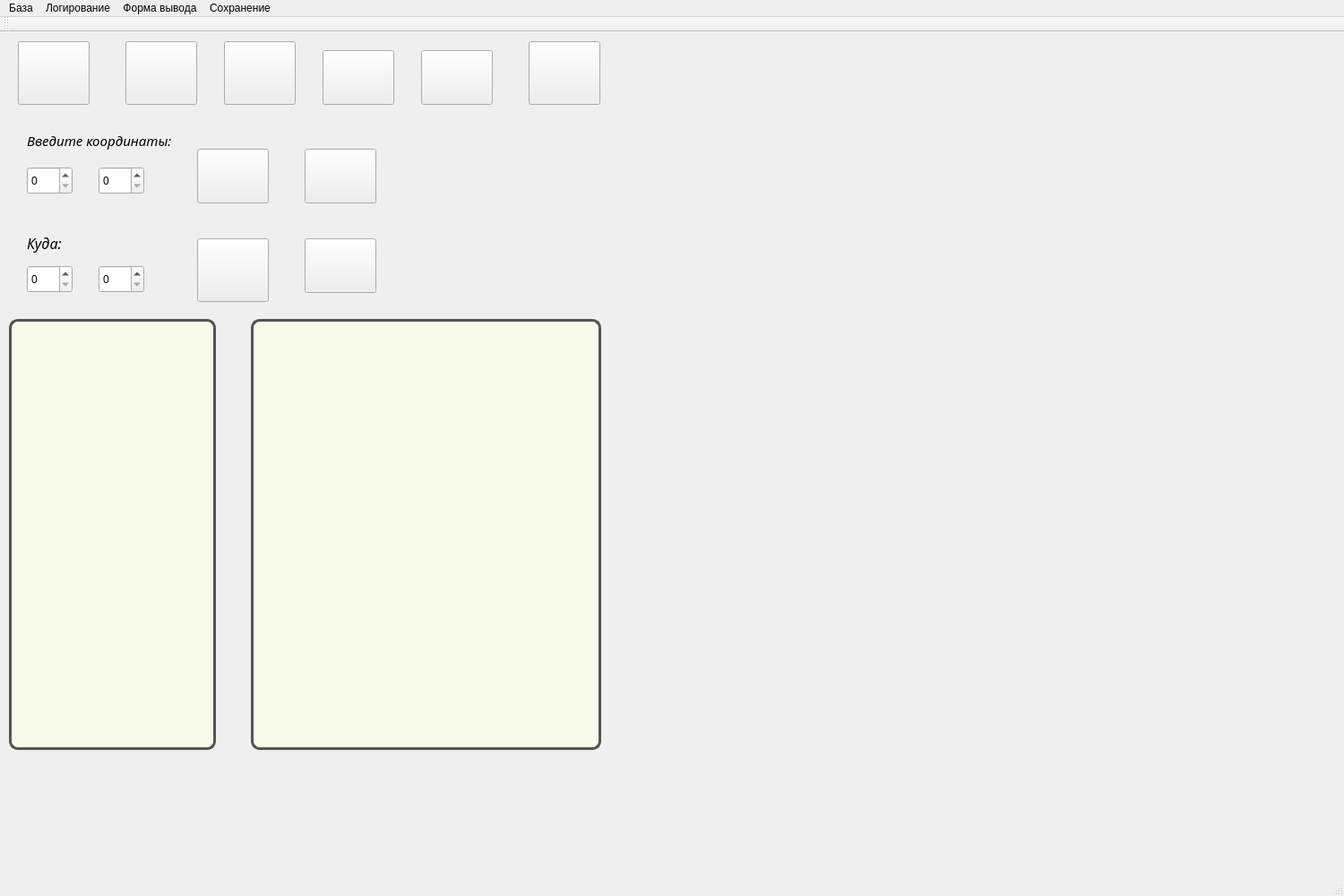
<?xml version="1.0" encoding="UTF-8"?>
<ui version="4.0">
 <class>MainWindow</class>
 <widget class="QMainWindow" name="MainWindow">
  <property name="geometry">
   <rect>
    <x>0</x>
    <y>0</y>
    <width>1500</width>
    <height>1000</height>
   </rect>
  </property>
  <property name="windowTitle">
   <string>MainWindow</string>
  </property>
  <widget class="QWidget" name="centralWidget">
   <widget class="QPushButton" name="add_green_dr">
    <property name="geometry">
     <rect>
      <x>20</x>
      <y>10</y>
      <width>80</width>
      <height>71</height>
     </rect>
    </property>
    <property name="cursor">
     <cursorShape>PointingHandCursor</cursorShape>
    </property>
    <property name="toolTip">
     <string>&lt;!DOCTYPE HTML PUBLIC &quot;-//W3C//DTD HTML 4.0//EN&quot; &quot;http://www.w3.org/TR/REC-html40/strict.dtd&quot;&gt;
&lt;html&gt;&lt;head&gt;&lt;meta name=&quot;qrichtext&quot; content=&quot;1&quot; /&gt;&lt;style type=&quot;text/css&quot;&gt;
p, li { white-space: pre-wrap; }
&lt;/style&gt;&lt;/head&gt;&lt;body style=&quot; font-family:'Georgia Pro Cond Light'; font-size:8pt; font-weight:400; font-style:normal;&quot;&gt;
&lt;p style=&quot; margin-top:12px; margin-bottom:12px; margin-left:0px; margin-right:0px; -qt-block-indent:0; text-indent:0px; background-color:#e9e8e4;&quot;&gt;&lt;span style=&quot; background-color:#e9e8e4;&quot;&gt;Добавить зеленого дракона&lt;/span&gt;&lt;/p&gt;&lt;/body&gt;&lt;/html&gt;</string>
    </property>
    <property name="styleSheet">
     <string notr="true">border-image:url(:/icons/1108_s.png)</string>
    </property>
    <property name="text">
     <string/>
    </property>
   </widget>
   <widget class="QPushButton" name="add_red_dr">
    <property name="geometry">
     <rect>
      <x>140</x>
      <y>10</y>
      <width>80</width>
      <height>71</height>
     </rect>
    </property>
    <property name="cursor">
     <cursorShape>PointingHandCursor</cursorShape>
    </property>
    <property name="toolTip">
     <string>&lt;!DOCTYPE HTML PUBLIC &quot;-//W3C//DTD HTML 4.0//EN&quot; &quot;http://www.w3.org/TR/REC-html40/strict.dtd&quot;&gt;
&lt;html&gt;&lt;head&gt;&lt;meta name=&quot;qrichtext&quot; content=&quot;1&quot; /&gt;&lt;style type=&quot;text/css&quot;&gt;
p, li { white-space: pre-wrap; }
&lt;/style&gt;&lt;/head&gt;&lt;body style=&quot; font-family:'Georgia Pro Cond Light'; font-size:8pt; font-weight:400; font-style:normal;&quot;&gt;
&lt;p style=&quot; margin-top:12px; margin-bottom:12px; margin-left:0px; margin-right:0px; -qt-block-indent:0; text-indent:0px; background-color:#e9e8e4;&quot;&gt;&lt;span style=&quot; background-color:#e9e8e4;&quot;&gt;Добавить красного дракона&lt;/span&gt;&lt;/p&gt;&lt;/body&gt;&lt;/html&gt;</string>
    </property>
    <property name="styleSheet">
     <string notr="true">border-image:url(:/icons/1118_s.png)</string>
    </property>
    <property name="text">
     <string/>
    </property>
   </widget>
   <widget class="QTextEdit" name="print">
    <property name="geometry">
     <rect>
      <x>10</x>
      <y>320</y>
      <width>231</width>
      <height>481</height>
     </rect>
    </property>
    <property name="styleSheet">
     <string notr="true">border-radius: 10%;
border: 3px solid #545454;
background-color: #f8fbea;</string>
    </property>
   </widget>
   <widget class="QSpinBox" name="set_y">
    <property name="geometry">
     <rect>
      <x>110</x>
      <y>150</y>
      <width>51</width>
      <height>31</height>
     </rect>
    </property>
   </widget>
   <widget class="QSpinBox" name="set_x">
    <property name="geometry">
     <rect>
      <x>30</x>
      <y>150</y>
      <width>51</width>
      <height>31</height>
     </rect>
    </property>
   </widget>
   <widget class="QLabel" name="label">
    <property name="geometry">
     <rect>
      <x>30</x>
      <y>105</y>
      <width>241</width>
      <height>31</height>
     </rect>
    </property>
    <property name="font">
     <font>
      <family>Georgia Pro Cond Light</family>
      <pointsize>11</pointsize>
      <italic>true</italic>
     </font>
    </property>
    <property name="text">
     <string>Введите координаты:</string>
    </property>
   </widget>
   <widget class="QPushButton" name="delete_item">
    <property name="geometry">
     <rect>
      <x>220</x>
      <y>130</y>
      <width>80</width>
      <height>61</height>
     </rect>
    </property>
    <property name="cursor">
     <cursorShape>PointingHandCursor</cursorShape>
    </property>
    <property name="toolTip">
     <string>&lt;!DOCTYPE HTML PUBLIC &quot;-//W3C//DTD HTML 4.0//EN&quot; &quot;http://www.w3.org/TR/REC-html40/strict.dtd&quot;&gt;
&lt;html&gt;&lt;head&gt;&lt;meta name=&quot;qrichtext&quot; content=&quot;1&quot; /&gt;&lt;style type=&quot;text/css&quot;&gt;
p, li { white-space: pre-wrap; }
&lt;/style&gt;&lt;/head&gt;&lt;body style=&quot; font-family:'Georgia Pro Cond Light'; font-size:8pt; font-weight:400; font-style:normal;&quot;&gt;
&lt;p style=&quot; margin-top:12px; margin-bottom:12px; margin-left:0px; margin-right:0px; -qt-block-indent:0; text-indent:0px; background-color:#e9e8e4;&quot;&gt;&lt;span style=&quot; background-color:#e9e8e4;&quot;&gt;Удалить юнита&lt;/span&gt;&lt;/p&gt;&lt;/body&gt;&lt;/html&gt;</string>
    </property>
    <property name="styleSheet">
     <string notr="true">border-image:url(:/icons/delete.png)</string>
    </property>
    <property name="text">
     <string/>
    </property>
   </widget>
   <widget class="QPushButton" name="move_unit">
    <property name="geometry">
     <rect>
      <x>220</x>
      <y>230</y>
      <width>80</width>
      <height>71</height>
     </rect>
    </property>
    <property name="cursor">
     <cursorShape>PointingHandCursor</cursorShape>
    </property>
    <property name="toolTip">
     <string>&lt;!DOCTYPE HTML PUBLIC &quot;-//W3C//DTD HTML 4.0//EN&quot; &quot;http://www.w3.org/TR/REC-html40/strict.dtd&quot;&gt;
&lt;html&gt;&lt;head&gt;&lt;meta name=&quot;qrichtext&quot; content=&quot;1&quot; /&gt;&lt;style type=&quot;text/css&quot;&gt;
p, li { white-space: pre-wrap; }
&lt;/style&gt;&lt;/head&gt;&lt;body style=&quot; font-family:'Georgia Pro Cond Light'; font-size:8pt; font-weight:400; font-style:normal;&quot;&gt;
&lt;p style=&quot; margin-top:12px; margin-bottom:12px; margin-left:0px; margin-right:0px; -qt-block-indent:0; text-indent:0px; background-color:#e9e8e4;&quot;&gt;&lt;span style=&quot; background-color:#e9e8e4;&quot;&gt;Переместить юнита&lt;/span&gt;&lt;/p&gt;&lt;/body&gt;&lt;/html&gt;</string>
    </property>
    <property name="styleSheet">
     <string notr="true">border-image:url(:/icons/move.png)</string>
    </property>
    <property name="text">
     <string/>
    </property>
   </widget>
   <widget class="QSpinBox" name="set_x1">
    <property name="geometry">
     <rect>
      <x>30</x>
      <y>260</y>
      <width>51</width>
      <height>31</height>
     </rect>
    </property>
   </widget>
   <widget class="QSpinBox" name="set_y1">
    <property name="geometry">
     <rect>
      <x>110</x>
      <y>260</y>
      <width>51</width>
      <height>31</height>
     </rect>
    </property>
   </widget>
   <widget class="QLabel" name="move_2">
    <property name="geometry">
     <rect>
      <x>30</x>
      <y>220</y>
      <width>191</width>
      <height>31</height>
     </rect>
    </property>
    <property name="font">
     <font>
      <family>Georgia Pro Cond Light</family>
      <pointsize>12</pointsize>
      <italic>true</italic>
     </font>
    </property>
    <property name="text">
     <string>Куда:</string>
    </property>
   </widget>
   <widget class="QTextEdit" name="print_item">
    <property name="geometry">
     <rect>
      <x>280</x>
      <y>320</y>
      <width>391</width>
      <height>481</height>
     </rect>
    </property>
    <property name="styleSheet">
     <string notr="true">border-radius: 10%;
border: 3px solid #545454;
background-color: #f8fbea;</string>
    </property>
   </widget>
   <widget class="QPushButton" name="add_war_fight">
    <property name="geometry">
     <rect>
      <x>250</x>
      <y>10</y>
      <width>80</width>
      <height>71</height>
     </rect>
    </property>
    <property name="cursor">
     <cursorShape>PointingHandCursor</cursorShape>
    </property>
    <property name="styleSheet">
     <string notr="true">border-image:url(:/icons/1095_s.png)</string>
    </property>
    <property name="text">
     <string/>
    </property>
   </widget>
   <widget class="QPushButton" name="add_war_ronin">
    <property name="geometry">
     <rect>
      <x>360</x>
      <y>20</y>
      <width>80</width>
      <height>61</height>
     </rect>
    </property>
    <property name="cursor">
     <cursorShape>PointingHandCursor</cursorShape>
    </property>
    <property name="styleSheet">
     <string notr="true">border-image:url(:/icons/1104_s.png)</string>
    </property>
    <property name="text">
     <string/>
    </property>
   </widget>
   <widget class="QPushButton" name="add_sen_fire">
    <property name="geometry">
     <rect>
      <x>470</x>
      <y>20</y>
      <width>80</width>
      <height>61</height>
     </rect>
    </property>
    <property name="cursor">
     <cursorShape>PointingHandCursor</cursorShape>
    </property>
    <property name="styleSheet">
     <string notr="true">border-image:url(:/icons/578_s.png)</string>
    </property>
    <property name="text">
     <string/>
    </property>
   </widget>
   <widget class="QPushButton" name="add_sen_lion">
    <property name="geometry">
     <rect>
      <x>590</x>
      <y>10</y>
      <width>80</width>
      <height>71</height>
     </rect>
    </property>
    <property name="cursor">
     <cursorShape>PointingHandCursor</cursorShape>
    </property>
    <property name="styleSheet">
     <string notr="true">border-image:url(:/icons/575_s.png)</string>
    </property>
    <property name="text">
     <string/>
    </property>
   </widget>
   <widget class="QPushButton" name="bonus">
    <property name="geometry">
     <rect>
      <x>340</x>
      <y>130</y>
      <width>80</width>
      <height>61</height>
     </rect>
    </property>
    <property name="cursor">
     <cursorShape>PointingHandCursor</cursorShape>
    </property>
    <property name="toolTip">
     <string>&lt;!DOCTYPE HTML PUBLIC &quot;-//W3C//DTD HTML 4.0//EN&quot; &quot;http://www.w3.org/TR/REC-html40/strict.dtd&quot;&gt;
&lt;html&gt;&lt;head&gt;&lt;meta name=&quot;qrichtext&quot; content=&quot;1&quot; /&gt;&lt;style type=&quot;text/css&quot;&gt;
p, li { white-space: pre-wrap; }
&lt;/style&gt;&lt;/head&gt;&lt;body style=&quot; font-family:'Georgia Pro Cond Light'; font-size:8pt; font-weight:400; font-style:normal;&quot;&gt;
&lt;p style=&quot; margin-top:12px; margin-bottom:12px; margin-left:0px; margin-right:0px; -qt-block-indent:0; text-indent:0px; background-color:#e9e8e4;&quot;&gt;&lt;span style=&quot; background-color:#e9e8e4;&quot;&gt;Добавить бонус&lt;/span&gt;&lt;/p&gt;&lt;/body&gt;&lt;/html&gt;</string>
    </property>
    <property name="styleSheet">
     <string notr="true">border-image: url(:/icons/bonus.png)</string>
    </property>
    <property name="text">
     <string/>
    </property>
   </widget>
   <widget class="QPushButton" name="attack">
    <property name="geometry">
     <rect>
      <x>340</x>
      <y>230</y>
      <width>80</width>
      <height>61</height>
     </rect>
    </property>
    <property name="cursor">
     <cursorShape>PointingHandCursor</cursorShape>
    </property>
    <property name="toolTip">
     <string>&lt;!DOCTYPE HTML PUBLIC &quot;-//W3C//DTD HTML 4.0//EN&quot; &quot;http://www.w3.org/TR/REC-html40/strict.dtd&quot;&gt;
&lt;html&gt;&lt;head&gt;&lt;meta name=&quot;qrichtext&quot; content=&quot;1&quot; /&gt;&lt;style type=&quot;text/css&quot;&gt;
p, li { white-space: pre-wrap; }
&lt;/style&gt;&lt;/head&gt;&lt;body style=&quot; font-family:'Georgia Pro Cond Light'; font-size:8pt; font-weight:400; font-style:normal;&quot;&gt;
&lt;p style=&quot; margin-top:12px; margin-bottom:12px; margin-left:0px; margin-right:0px; -qt-block-indent:0; text-indent:0px; background-color:#e9e8e4;&quot;&gt;&lt;span style=&quot; background-color:#e9e8e4;&quot;&gt;Атаковать&lt;/span&gt;&lt;/p&gt;&lt;/body&gt;&lt;/html&gt;</string>
    </property>
    <property name="styleSheet">
     <string notr="true">border-image:url(:/icons/attack.png)</string>
    </property>
    <property name="text">
     <string/>
    </property>
   </widget>
  </widget>
  <widget class="QMenuBar" name="menuBar">
   <property name="geometry">
    <rect>
     <x>0</x>
     <y>0</y>
     <width>1500</width>
     <height>17</height>
    </rect>
   </property>
   <widget class="QMenu" name="menu">
    <property name="title">
     <string>База</string>
    </property>
    <addaction name="separator"/>
    <addaction name="separator"/>
    <addaction name="action"/>
   </widget>
   <widget class="QMenu" name="menu_2">
    <property name="title">
     <string>Логирование</string>
    </property>
    <addaction name="action_2"/>
    <addaction name="action_3"/>
   </widget>
   <widget class="QMenu" name="menu_3">
    <property name="title">
     <string>Форма вывода</string>
    </property>
    <addaction name="action_4"/>
    <addaction name="action_5"/>
   </widget>
   <widget class="QMenu" name="menu_4">
    <property name="title">
     <string>Сохранение</string>
    </property>
    <addaction name="action_6"/>
    <addaction name="action_7"/>
   </widget>
   <addaction name="menu"/>
   <addaction name="menu_2"/>
   <addaction name="menu_3"/>
   <addaction name="menu_4"/>
  </widget>
  <widget class="QToolBar" name="mainToolBar">
   <attribute name="toolBarArea">
    <enum>TopToolBarArea</enum>
   </attribute>
   <attribute name="toolBarBreak">
    <bool>false</bool>
   </attribute>
  </widget>
  <widget class="QStatusBar" name="statusBar"/>
  <action name="action">
   <property name="icon">
    <iconset resource="pictures.qrc">
     <normaloff>:/icons/base.png</normaloff>:/icons/base.png</iconset>
   </property>
   <property name="text">
    <string>Состояние базы</string>
   </property>
  </action>
  <action name="action_2">
   <property name="text">
    <string>Запись в файл</string>
   </property>
  </action>
  <action name="action_3">
   <property name="text">
    <string>Запись в консоль</string>
   </property>
  </action>
  <action name="action_4">
   <property name="text">
    <string>Полная</string>
   </property>
  </action>
  <action name="action_5">
   <property name="text">
    <string>Краткая</string>
   </property>
  </action>
  <action name="action_6">
   <property name="text">
    <string>Сохранить</string>
   </property>
  </action>
  <action name="action_7">
   <property name="text">
    <string>Загрузить</string>
   </property>
  </action>
 </widget>
 <layoutdefault spacing="6" margin="11"/>
 <resources>
  <include location="pictures.qrc"/>
 </resources>
 <connections/>
</ui>
